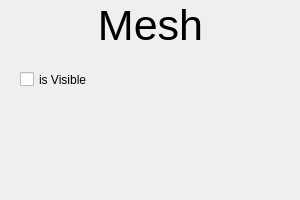
<?xml version="1.0" encoding="UTF-8"?>
<ui version="4.0">
 <class>MeshWidget</class>
 <widget class="QWidget" name="MeshWidget">
  <property name="geometry">
   <rect>
    <x>0</x>
    <y>0</y>
    <width>300</width>
    <height>200</height>
   </rect>
  </property>
  <property name="maximumSize">
   <size>
    <width>300</width>
    <height>200</height>
   </size>
  </property>
  <property name="windowTitle">
   <string>Form</string>
  </property>
  <widget class="QCheckBox" name="isVisible">
   <property name="geometry">
    <rect>
     <x>20</x>
     <y>70</y>
     <width>72</width>
     <height>19</height>
    </rect>
   </property>
   <property name="text">
    <string>is Visible</string>
   </property>
  </widget>
  <widget class="QLabel" name="MeshLabel">
   <property name="geometry">
    <rect>
     <x>0</x>
     <y>0</y>
     <width>301</width>
     <height>51</height>
    </rect>
   </property>
   <property name="maximumSize">
    <size>
     <width>500</width>
     <height>100</height>
    </size>
   </property>
   <property name="font">
    <font>
     <pointsize>32</pointsize>
    </font>
   </property>
   <property name="layoutDirection">
    <enum>Qt::LeftToRight</enum>
   </property>
   <property name="text">
    <string>Mesh</string>
   </property>
   <property name="alignment">
    <set>Qt::AlignCenter</set>
   </property>
  </widget>
 </widget>
 <resources/>
 <connections/>
</ui>
